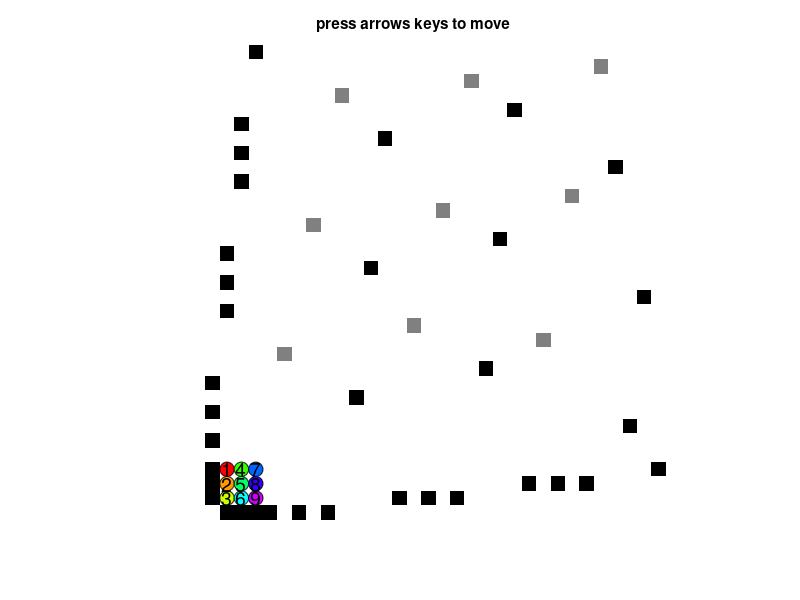

This figure's MATLAB source:
function bubbleSortgadget
% specialized for plotting a gadget for doing Bubble Sort.
% Repeated application of two base permutations can generate any 
% permutation.  The obstacles above generate the base permutation $p=(12)$ 
% in the CW direction \{u,r,d,l\} and $q=(12...N)$ in the CCW direction 
%     \{r,u,l,d\}.

% program that permutes any given ar*ac matrix A into the br*bc B.
% [ensure (ar*ac == br*bc)], where each element of A is assigned a
% destination in B.
%
% Note that this is both a permutation  (changing the order of pixels) and
% a reshaping of the matrix dimensions.  There are (n!) permutations and
% (n) reshapes possible.  You can reapply the permutation and (permutation
% power to get the identity.
%
% This code also shows the history of each block by drawing a trace behind
% them.
%
global G MAKE_MOVIE RobotPts
%close all; clc;
clear all
clc
format compact
MAKE_MOVIE = false;
G.fig = figure(1);
G.numCommands = 0;
G.totalMoves = 0;
if MAKE_MOVIE
    set(G.fig ,'Name','Massive Control','color',[1,1,1]); %#ok<UNRCH>
else
    set(G.fig ,'KeyPressFcn',@keyhandler,'Name','Massive Control');
end

%create obstacle map and draw it
%G.obstacle_pos = flipud(NOTGate());


if nargin < 2
    % A =[0,0,0,1;
    %     0,1,1,0;
    %     0,0,0,0;
    %     0,1,1,0;
    %     0,1,1,0];
    % B =[0,0,0,1;
    %     0,1,1,0;
    %     0,0,0,1;
    %     0,1,1,0;
    %     0,0,0,1];
    % C =[0,0,0,0;
    %     0,1,1,0;
    %     0,1,1,1;
    %     0,1,1,0;
    %     0,0,0,0];
    
    Am =[1,3;
         2,4];
    Bm =[2,3;
         1,4];
    Cm =flipud([1,2;
         4,3]);
    
    
    Am =[1,4,7;
        2,5,8;
        3,6,9];
    Bm =[1,4,7;
        3,5,8;
        2,6,9];
    Cm =[1,2,3;
        4,5,6;
        7,8,9];  %this is the null move
    Cm =[8,9,7;
        1,2,3;
        4,5,6];
    
    %for all:
    G.A =  flipud(Am);
    G.B = Bm;
    G.C = Cm;
    G.Ai = G.A;
    G.Bi = G.B;
    G.Ci = G.C;
end

G.EMPTY = 0;
G.OBST = 1;
%assignCorrespondencies(A,B);
setupObstacles();

G.maxX = size(G.obstacle_pos,2);
G.maxY = size(G.obstacle_pos,1);

%create vector of robots and draw them.  A robot vector consists of an xy
%position and a color.
% RobotPts = [3,11,1;
%             6,11,2;
%             3,4,3];
%numRobots = size(RobotPts,1);
numRobots = numel(G.A);
clf

G.colormap = [  1,1,1; %Empty = white
    0,0,0; %obstacle
    0.5,0.5,0.5;
  %  1,0,0;
    ];

colormap(G.colormap);
G.axis=imagesc(G.obstacle_pos);
set(gca,'box','off','xTick',[],'ytick',[],'ydir','normal','Visible','off');
%set(G.axis,'edgealpha',.08)
axis equal
axis tight
G.title = title('press arrows keys to move');


%end

G.hRobotsPast4 = zeros(1, numRobots);
G.hRobotsPast3 = zeros(1, numRobots);
G.hRobotsPast2 = zeros(1, numRobots);
G.hRobotsPast = zeros(1, numRobots);
G.hRobots = zeros(1, numRobots);
G.hRobotTexts = zeros(1, numRobots);
colors = hsv(numel(unique(RobotPts(:,4)))+1);

for hi = 1: numRobots
    G.hRobotsPast4(RobotPts(hi,3)) =  createRobotPath( RobotPts(hi,:), 0.25);
    G.hRobotsPast3(RobotPts(hi,3)) =  createRobotPath( RobotPts(hi,:), 0.4);
    G.hRobotsPast2(RobotPts(hi,3)) =  createRobotPath( RobotPts(hi,:), 0.5);
    G.hRobotsPast(RobotPts(hi,3)) =  createRobotPath( RobotPts(hi,:), 0.7);
    G.hRobots(RobotPts(hi,3)) =  rectangle('Position',[RobotPts(hi,1)-1/2,RobotPts(hi,2)-1/2,1,1],'Curvature',[1,1],'FaceColor',colors(RobotPts(hi,4),:));
    G.hRobotTexts(RobotPts(hi,3)) = text( RobotPts(hi,1),RobotPts(hi,2), num2str(RobotPts(hi,3)),'fontsize',14,'HorizontalAlignment','center');
    
end
    function handleRobotPath = createRobotPath( robotInfo, fractionColor)
        % creates a robot path variable
        handleRobotPath =  rectangle('Position',[robotInfo(1)-1/2,robotInfo(2)-1/2,1,1],'Curvature',[1,1],'FaceColor',[1,1,1]-([1,1,1]-colors(robotInfo(4),:))*fractionColor,'LineStyle','none');
    end

    function keyhandler(src,evnt) %#ok<INUSL>
        if strcmp(evnt.Key,'s')
            imwrite(flipud(get(G.axis,'CData')+1), G.colormap, '../../pictures/png/MatrixPermutePic.png');
        else
            moveto(evnt.Key)
        end
    end
    function updatePastPath( hOldPath, hOlderPath)
        for ni = 1:size(RobotPts,1)
            set(hOlderPath(ni),'Position', get(hOldPath(ni),'Position'), ...
                'Curvature', get(hOldPath(ni),'Curvature'));
            uistack(hOlderPath(RobotPts(ni,3)),'top');
        end
    end
    function moveto(key)
        updatePastPath(G.hRobotsPast3,G.hRobotsPast4);
        updatePastPath(G.hRobotsPast2,G.hRobotsPast3);
        updatePastPath(G.hRobotsPast,G.hRobotsPast2);
        % Maps keypresses to moving pixels
        step = [0,0];
        if strcmp(key,'leftarrow') || strcmp(key,'-x') %-x
            RobotPts = sortrows(RobotPts,1);
            step = -[1,0];
        elseif strcmp(key,'rightarrow')|| strcmp(key,'+x') %+x
            RobotPts = sortrows(RobotPts,-1);
            step = [1,0];
        elseif strcmp(key,'uparrow')|| strcmp(key,'+y') %+y
            RobotPts = sortrows(RobotPts,-2);
            step = [0,1];
        elseif strcmp(key,'downarrow')|| strcmp(key,'-y') %-y
            RobotPts = sortrows(RobotPts,2);
            step = -[0,1];
        end
        % implement the move on every robot
        for ni = 1:size(RobotPts,1)
            stVal = RobotPts(ni,1:2);
            desVal = RobotPts(ni,1:2)+step;
            
            % move there if no robot in the way and space is free
            while  ~ismember(desVal,RobotPts(:,1:2),'rows')  ...
                    && desVal(1) >0 && desVal(1) <= G.maxX && desVal(2) >0 && desVal(2) <= G.maxY ...
                    && G.obstacle_pos( desVal(2),desVal(1) )==0
                
                RobotPts(ni,1:2) = desVal;
                desVal = RobotPts(ni,1:2)+step;
            end
            if ~isequal( stVal, RobotPts(ni,1:2) )
                x = min(stVal(1), RobotPts(ni,1));
                y = min(stVal(2), RobotPts(ni,2));
                xd = abs(stVal(1)- RobotPts(ni,1));
                yd = abs(stVal(2)- RobotPts(ni,2));
                set(G.hRobotsPast(RobotPts(ni,3)),'Position',[x-1/2,y-1/2,xd+1,yd+1],'Curvature',[1/(1+xd),1/(1+yd)]);
                uistack(G.hRobotsPast(RobotPts(ni,3)),'top');
                set(G.hRobots(RobotPts(ni,3)),'Position',[RobotPts(ni,1)-1/2,RobotPts(ni,2)-1/2,1,1]);
            else
                set(G.hRobotsPast(RobotPts(ni,3)),'Position',[RobotPts(ni,1)-1/2,RobotPts(ni,2)-1/2,1,1],'Curvature',[1,1]);
            end
            
        end
        for ni = 1:size(RobotPts,1)
            uistack(G.hRobots(RobotPts(ni,3)),'top');
            set(G.hRobotTexts(RobotPts(ni,3)), 'Position', [RobotPts(ni,1),RobotPts(ni,2)]);
            uistack(G.hRobotTexts(RobotPts(ni,3)),'top');
        end
    end

    function setupObstacles()
        [ar,ac] = size(G.A);
        [br,bc] = size(G.B);
        [cr,cc] = size(G.C);
        offsetY =  max(br+1, ar +1); %height of move 4 stoppers
        G.r = offsetY+ar*ac+1;%how tall?
        offsetX =  max(bc,ac);
        G.c = offsetX + 2*ar*ac  +1;  %how wide?
        % we want 16/9 = 1.7778
        %display([G.c,G.r])
        if G.r/G.c < 9/16
            desiredHeight     = ceil(G.c*9/16);
            desiredWidth= ceil(desiredHeight/9*16);
        else
            desiredWidth = ceil(G.r*16/9);
            desiredHeight = ceil(desiredWidth/16*9);
        end
        exWd = desiredWidth-G.c;
        exHt = desiredHeight-G.r;
        G.c = desiredWidth+5;
        G.r = desiredHeight+5;

        %robot_pos=G.EMPTY*ones(G.r,G.c); %initialize grid to be empty
        G.obstacle_pos=G.EMPTY*ones(G.r,G.c);
        %%%%%%%%%%%%%%%%%%%%%%%%%%%%%%%%%%%%%%%%%%%%%%%%%%%%%%
        %%% place the robots %%%%%%%%%%%%%%%%%%%%%%%%%%%%%%%%%
        
        %robot_pos(1+(1:ar)+exHt,1+(1:ac)+exWd)=G.OBST+ G.A;
        [xind,yind] = meshgrid(1+(1:ar)+exHt,1+(1:ac)+exWd);
        RobotPts = [ reshape(yind,numel(G.A),1), reshape(xind,numel(G.A),1),  reshape( (G.A'),numel(G.A),1), reshape( (G.A'),numel(G.A),1)]; %(1:numel(G.A))'
        %place the obstacles%%%%%%%%%%%%%%%%%%%%%%%%%%%%%%%%%%
        for i = ac
            G.obstacle_pos(offsetY + 3*ar*i+2+exHt,1+i+exWd ) =G.OBST;  %move 1 (horizontal stops) needs ar blocks, move (offsetY-ar) + ar*ac
        end
        for i = cr
            G.obstacle_pos(1+i+exHt,offsetX+3*cc*i+2+exWd ) =G.OBST;  %move 1 (horizontal stops) needs ar blocks, move (offsetY-ar) + ar*ac
        end
        G.m1 = (offsetY-ar) + 3*ar*ac;
        
        for n = 1:numel(G.Ai)  %move 2: stop at correct width  (this is the only section that changes), needs ar*ac blocks, move offsetX+(bc-1)*(2*br)+2*(bc)
            [Br,Bc] = find( G.Bi == n);%Bc is the desired column to end up in,Br is the desired row to end in
            % vertical                  , horiz
            G.obstacle_pos(offsetY+ 2*ar*floor((n-1)/ar+1)+1+ n+exHt,  1+offsetX+(Br-1)*(3*bc)+2*(Bc)+exWd) = G.OBST+1;
        end
        G.AiF = reshape(1:numel(G.A),size(G.A'))';
        for n = 1:numel(G.Ci)  %move 2: stop at correct width  (this is the only section that changes), needs ar*ac blocks, move offsetX+(bc-1)*(2*br)+2*(bc)
            [Br,Bc] = find( G.Ci == n);%Cc is the desired column to end up in,Cr is the desired row to end in
            % vertical                  , horiz
            G.obstacle_pos( 1+offsetY+(Bc-1)*(3*br)+2*(Br)+exHt, 1+offsetX+ 2*ac*floor((n-1)/ac+1)+ n +exWd) = G.OBST;
            %G.obstacle_pos(1+offsetY+(Bc-1)*(2*br)+2*(Br),offsetX+n) =G.OBST;
        end
        G.m2 = offsetX+(bc-1)*(3*br)+2*(bc);
        for Br = 1:br%move 3 (step stones), needs ar*ac blocks, move offsetY + ar*ac  -1
            for Bc = 1:bc      % vertical      , horiz
                G.obstacle_pos( Br+exHt,   Bc*2 +  offsetX + (Br-1)*(3*bc)+exWd) = G.OBST;
            end
        end
        
        for Cr = 1:cr%move 3b (step stones), needs ar*ac blocks, move offsetY + ar*ac  -1
            for Cc = 1:cc      % vertical      , horiz
                G.obstacle_pos(    Cr*2 + (Cc-1)*(3*cr)+exHt+offsetY, Cc+exWd  ) = G.OBST;
            end
        end
        
        G.m3 = offsetY + 3*ar*ac  -1;
        
        G.obstacle_pos(1+(1:br)+exHt,1+exWd) =G.OBST; %move 4 (vertical line) %needs br blocks, move offsetX+(bc-1)*(2*br)+br
        G.m4 =offsetX+(bc-1)*(3*br)+br+1;
        G.obstacle_pos(1+exHt,1+(1:bc)+exWd) =G.OBST; %move 5 (horizontal line)  %(not a move, but looks nice) needs bc blocs,
        
        %%%%%%%%%%%%%%%%%%%%%%%%%%%%%%%%%%%%%%%%%%%%%%%%%%%%%%
    end

end